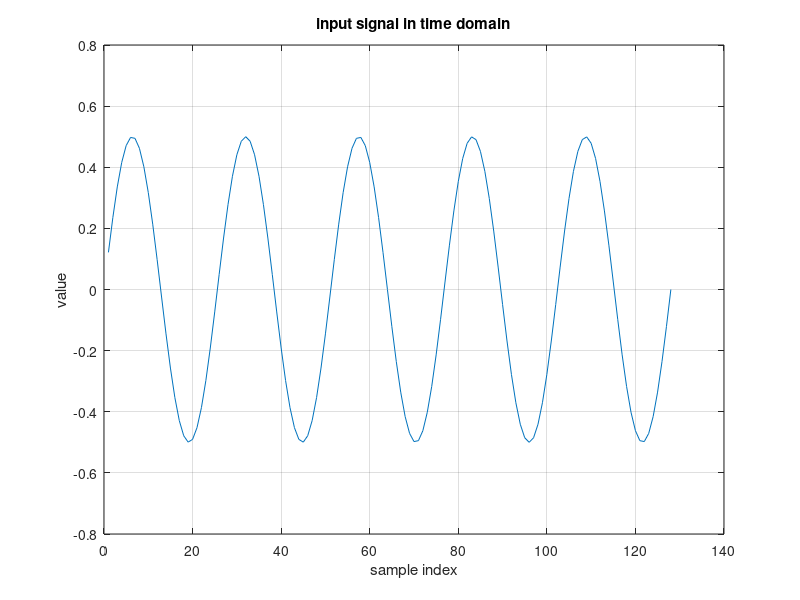
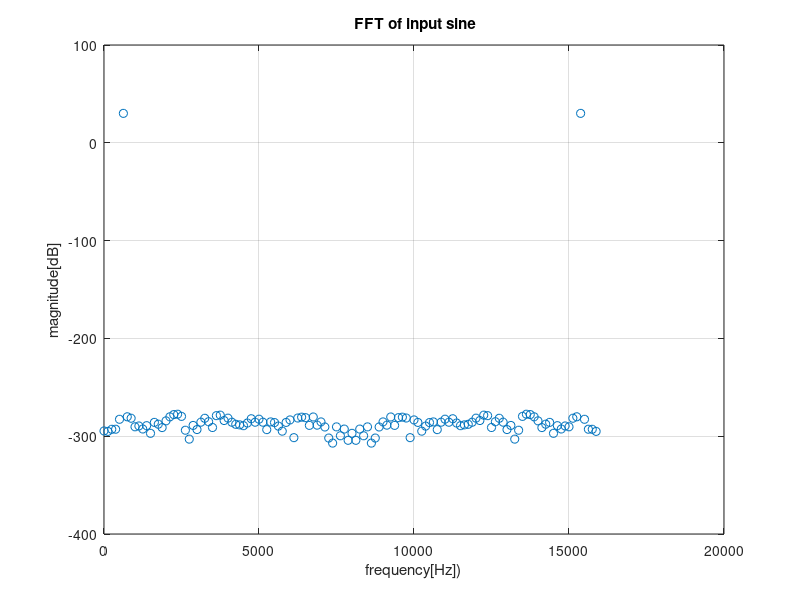
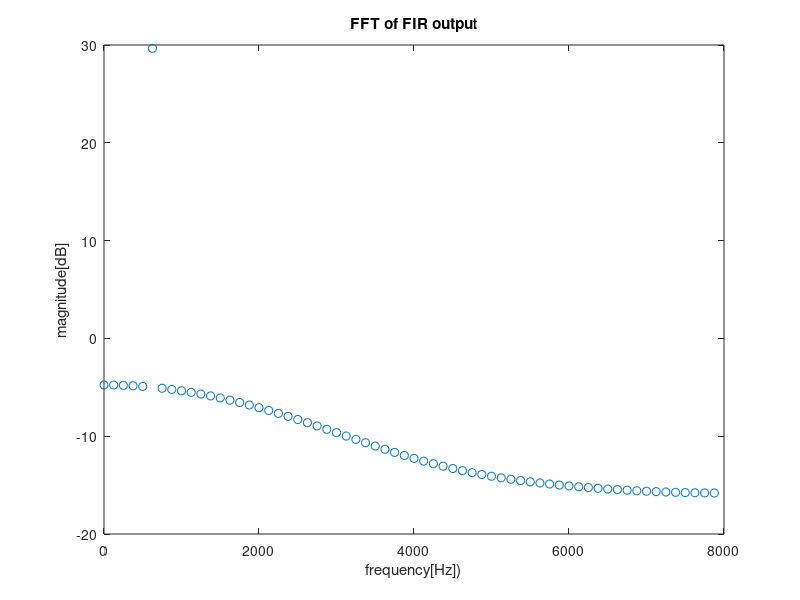
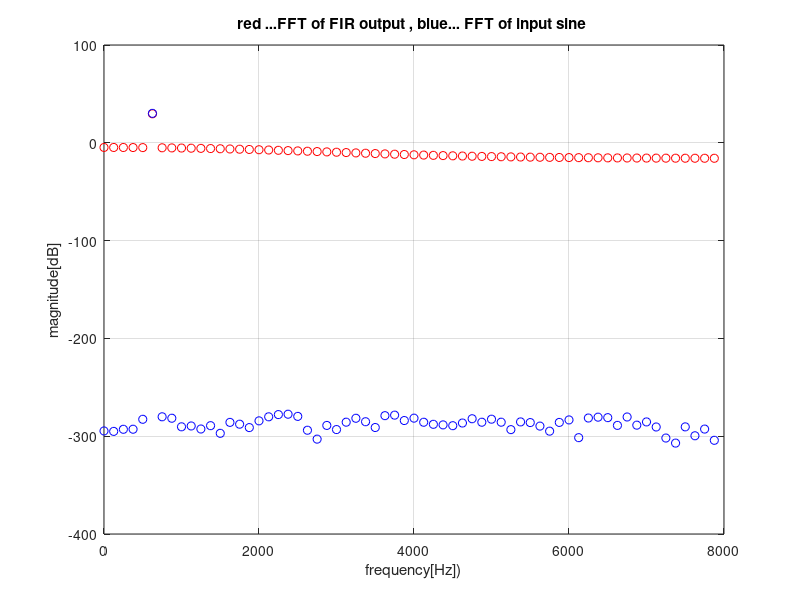

Reproduce these figures in MATLAB, in order.
% FFT of a sine wave after filtering
%
%
clear;close all
%             

Fs = 16000;           % Sampling frequency
N = 128;                    % block length of FFT, number of points for the FFT
limp=0;                   % needed to remove transient part

number_coef_fir=7;        % number of FIR filter coefficients


% FIR filter design
fir_num = fir1(number_coef_fir,0.25);


% Generation of input stimuli
amplitude = 0.5;       
f0sin = 5*(Fs/N);           % frequency of the input sine wave must be a integer multiple of Fs/N to avoid leakage  

f_vec = (0:N-1)/N*Fs;
indsin = 1:N+limp;
xinsin = amplitude*sin(2*pi*indsin*f0sin/Fs);

len = length(xinsin);

figure
plot(xinsin);grid on;
xlabel('sample index')
ylabel('value')
title ('input signal in time domain')

% FFT 
fft_in = xinsin((limp+1):length(xinsin));
xin_fft = fft(fft_in);    

figure;
plot(f_vec(1:length(xin_fft)),20*log10(abs(xin_fft(1:length(xin_fft)))),'o');grid on;
xlabel('frequency[Hz])');
ylabel('magnitude[dB]')
title(' FFT of input sine')


%  filtering with FIR + FFT of output signal
yout_fir = filter(fir_num,1,xinsin);

fft_in = yout_fir((limp+1):length(yout_fir));
yout_fft = fft(fft_in);    

figure;
plot(f_vec(1:length(yout_fft)/2),20*log10(abs(yout_fft(1:length(yout_fft)/2))),'o');
xlabel('frequency[Hz])');
ylabel('magnitude[dB]')
title(' FFT of FIR output ')

figure;
plot(f_vec(1:length(yout_fft)/2),20*log10(abs(yout_fft(1:length(yout_fft)/2))),'ro');grid on;
title(' red ...FFT of FIR output ')
hold on;

plot(f_vec(1:length(xin_fft)/2),20*log10(abs(xin_fft(1:length(xin_fft)/2))),'bo');
xlabel('frequency[Hz])');
ylabel('magnitude[dB]')
title('red ...FFT of FIR output , blue... FFT of input sine ')
